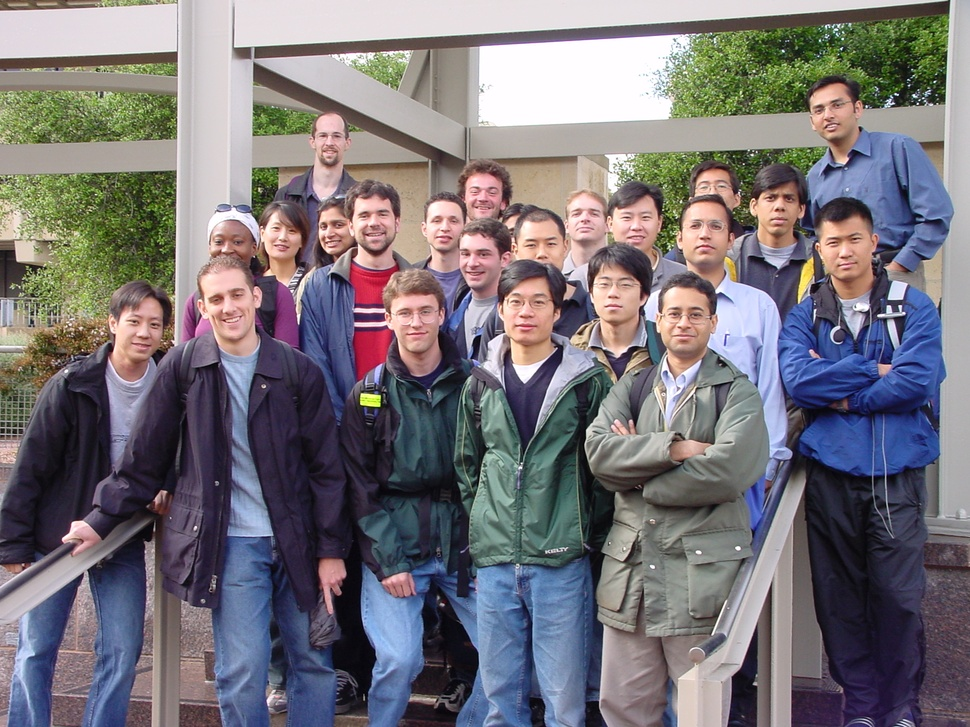
#> input picture Day 5/4. MAP Skin Detector/Face_Test_2.jpg, 970 x 727 px, shrunk from 1856 x 1392 before the run
$ python lab_day5_complete.py
#> lines starting #> are read from the running program, lines starting #| are printed output that depends on the picture; after the words box and inside, x2 and y2 are one past the last pixel; in counts of white or black regions, pixels touching at a corner belong together
import cv2
import matplotlib.pyplot as plt
import numpy as np

print("=== ĐANG CHẠY TOÀN BỘ BÀI LAB DAY 5 (ĐỦ 7 BÀI) ===")

# ==========================================
# 1. GRAYLEVEL THRESHOLDING (Phân ngưỡng mức xám)
# ==========================================
# Đọc ảnh xám
img_gray = cv2.imread("Day 5/2. Global Thresholding/paper.png", 0)
if img_gray is not None:
    # Phân ngưỡng mức xám cố định với ngưỡng T = 128
    _, graylevel_thresh = cv2.threshold(img_gray, 128, 255, cv2.THRESH_BINARY)
else:
    graylevel_thresh = np.zeros((100, 100), dtype=np.uint8)

# ==========================================
# 2. GLOBAL THRESHOLDING (Phân ngưỡng toàn cục - Otsu)
# ==========================================
if img_gray is not None:
    _, global_thresh = cv2.threshold(
        img_gray, 0, 255, cv2.THRESH_BINARY + cv2.THRESH_OTSU
    )
else:
    global_thresh = np.zeros((100, 100), dtype=np.uint8)

# ==========================================
# 3. LOCALLY ADAPTIVE THRESHOLDING (Thích nghi cục bộ)
# ==========================================
img_adaptive = cv2.imread(
    "Day 5/3. Locally Adaptive Thresholding/paper.png", 0
)
if img_adaptive is not None:
    adaptive_thresh = cv2.adaptiveThreshold(
        img_adaptive,
        255,
        cv2.ADAPTIVE_THRESH_GAUSSIAN_C,
        cv2.THRESH_BINARY,
        11,
        2,
    )
else:
    adaptive_thresh = np.zeros((100, 100), dtype=np.uint8)

# ==========================================
# 4. MAP SKIN DETECTOR (Phát hiện vùng da)
# ==========================================
test_skin_img = cv2.imread("Day 5/4. MAP Skin Detector/Face_Test_2.jpg")
#> test_skin_img is the input picture: shape (727, 970, 3); mean B, G, R 121.1, 115.6, 119.8
if test_skin_img is not None:
    test_ycrcb = cv2.cvtColor(test_skin_img, cv2.COLOR_BGR2YCrCb)
#> test_ycrcb: shape (727, 970, 3); mean of channels 0, 1, 2 117.5, 129.7, 130.1
    # Ngưỡng màu da tiêu chuẩn trong không gian YCrCb
    lower_skin = np.array([0, 133, 77], dtype=np.uint8)
    upper_skin = np.array([255, 173, 127], dtype=np.uint8)
    skin_mask = cv2.inRange(test_ycrcb, lower_skin, upper_skin)
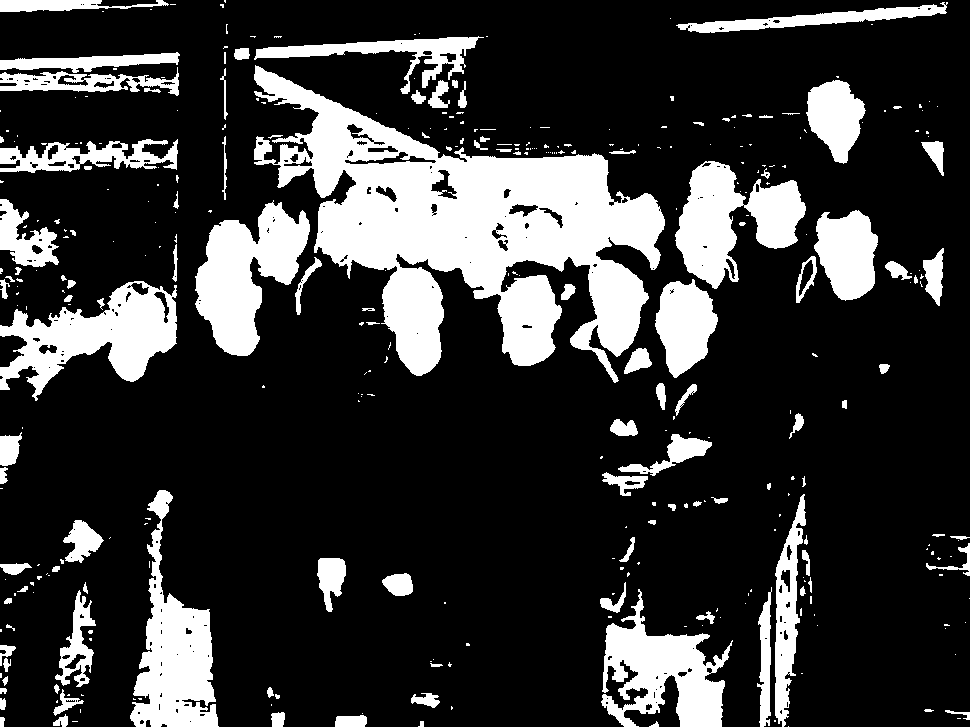
#> skin_mask: shape (727, 970); 21.3% white; 354 white regions (236 under 20 px), largest, box (x1, y1, x2, y2) and area: (254, 65, 665, 383) 54197, (0, 281, 177, 401) 9811, (195, 200, 310, 356) 9620
else:
    skin_mask = np.zeros((100, 100), dtype=np.uint8)

# ==========================================
# 5. REGION LABELING (Gắn nhãn vùng liên thông)
# ==========================================
num_labels, labels, stats, centroids = cv2.connectedComponentsWithStats(
    skin_mask, connectivity=8
)
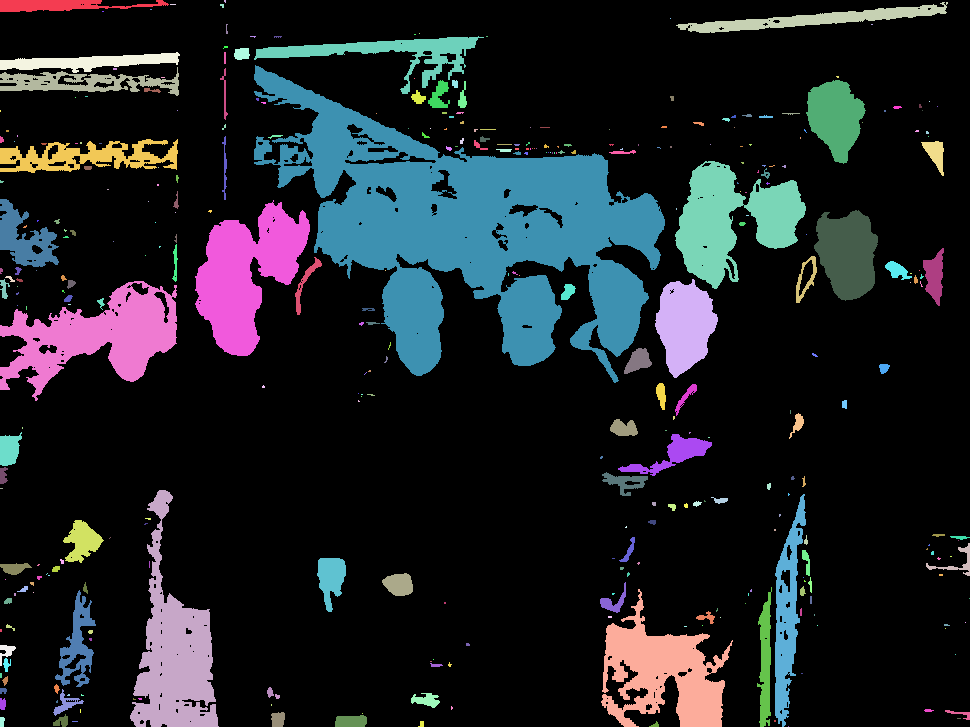
#> labels: shape (727, 970) int32; 355 distinct labels, from 0 to 354; one colour per label, 0 black
#> num_labels = 355; stats = 355 rows, first 6: [0, 0, 970, 727, 555094], [0, 0, 169, 12, 1237], [224, 0, 2, 3, 5], [676, 2, 272, 31, 2701], [170, 4, 6, 1, 6], [220, 4, 4, 4, 12]; centroids = 355 pairs, first value 0 to 969, second value 0.8 to 726
# Chuẩn hóa nhãn và áp dụng colormap để hiển thị màu sắc từng vùng (Đã fix lỗi kích thước)
norm_labels = cv2.normalize(labels, None, 0, 255, cv2.NORM_MINMAX).astype(
    np.uint8
)
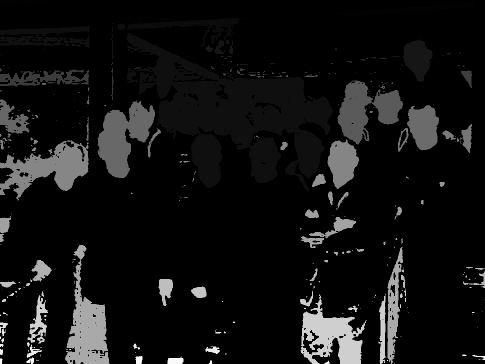
#> norm_labels: shape (727, 970) (shown at 1/2 size); min 0, max 255, mean 17.5
labeled_img = cv2.applyColorMap(norm_labels, cv2.COLORMAP_JET)
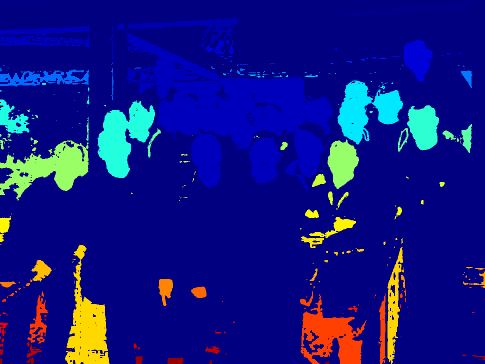
#> labeled_img: shape (727, 970, 3) (shown at 1/2 size); mean B, G, R 131.5, 22.4, 16.5
labeled_img[labels == 0] = [0, 0, 0]  # Đặt nền về màu đen
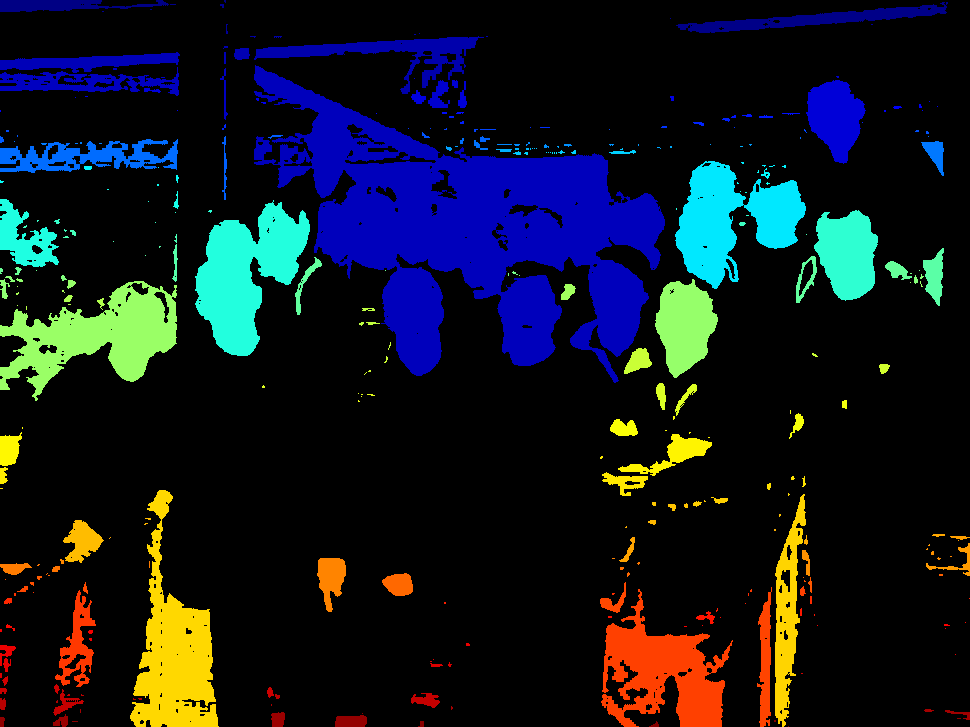
#> labeled_img: shape (727, 970, 3); mean B, G, R 30.8, 22.4, 16.5

# ==========================================
# 6 & 7. HOLE FILLING (Lấp đầy lỗ trống - 2 phần)
# ==========================================
img_hole1 = cv2.imread("Day 5/6. Hole Filling/paper.png", 0)
img_hole2 = cv2.imread("Day 5/7. Hole Filling/book.png", 0)


def perform_hole_filling(binary_img):
    if binary_img is None:
        return None
    _, bin_img = cv2.threshold(binary_img, 127, 255, cv2.THRESH_BINARY)
    h, w = bin_img.shape
    flood_filled = bin_img.copy()
    mask = np.zeros((h + 2, w + 2), np.uint8)
    cv2.floodFill(flood_filled, mask, (0, 0), 255)
    inverted_flood = cv2.bitwise_not(flood_filled)
    return cv2.bitwise_or(bin_img, inverted_flood)


filled_1 = perform_hole_filling(img_hole1)
filled_2 = perform_hole_filling(img_hole2)

# ==========================================
# HIỂN THỊ TẤT CẢ KẾT QUẢ TRỰC QUAN (ĐỦ 7 BÀI)
# ==========================================
plt.figure(figsize=(16, 10))

plt.subplot(2, 4, 1)
#> (the run stopped early here; a loop or call above may not have finished)

$ run again, with Day 5/4. MAP Skin Detector/Face_Test_1.jpg copied over Day 5/4. MAP Skin Detector/Face_Test_2.jpg
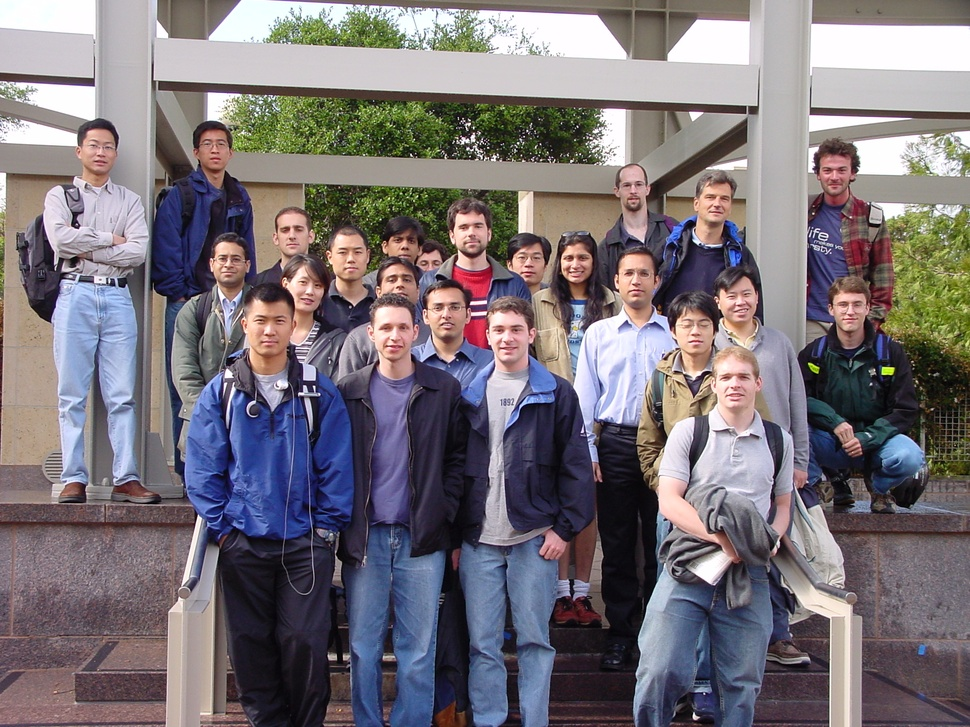
#> input picture Day 5/4. MAP Skin Detector/Face_Test_1.jpg, 970 x 727 px, shrunk from 1856 x 1392 before the run
#> test_skin_img is the input picture: shape (727, 970, 3); mean B, G, R 120.4, 114.7, 121.5
#> test_ycrcb: shape (727, 970, 3); mean of channels 0, 1, 2 117.4, 130.9, 129.7
#> skin_mask: shape (727, 970); 25% white; 465 white regions (315 under 20 px), largest, box (x1, y1, x2, y2) and area: (0, 127, 250, 727) 42378, (158, 81, 757, 382) 29054, (154, 102, 378, 376) 17889
#> `num_labels, labels, stats, centroids = cv2.connectedComponentsWithStat..`:
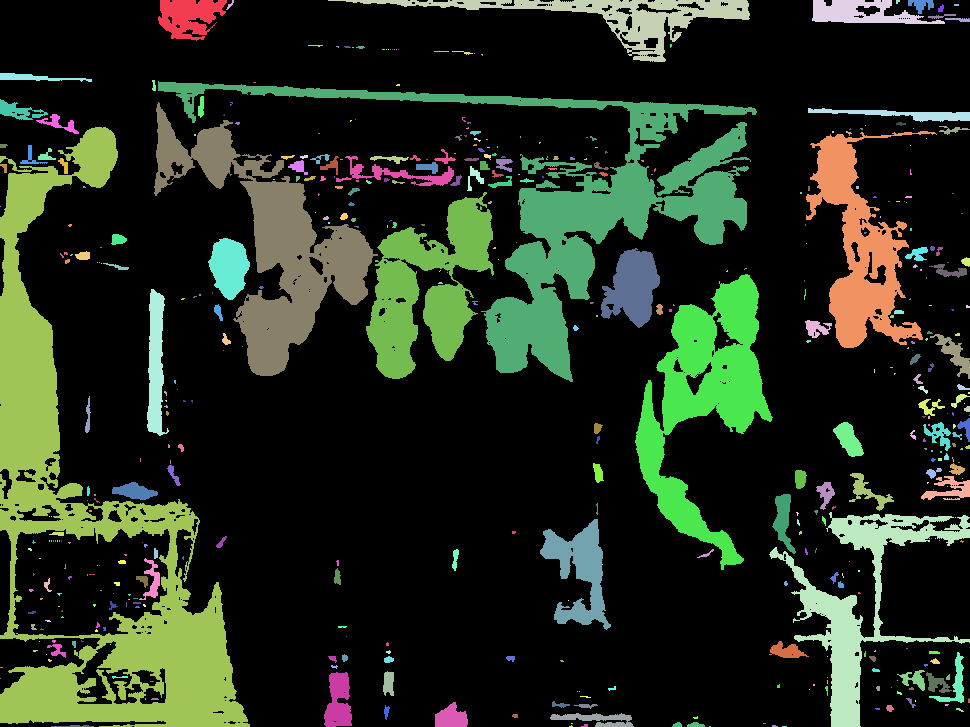
#> labels: shape (727, 970) int32; 466 distinct labels, from 0 to 465; one colour per label, 0 black
#> num_labels = 466; stats = 466 rows, first 6: [0, 0, 970, 727, 529167], [158, 0, 69, 41, 1865], [226, 0, 8, 10, 27], [328, 0, 422, 62, 5831], [812, 0, 133, 24, 1827], [896, 0, 4, 4, 12]; centroids = 466 pairs, first value 0 to 969, second value 1.17 to 726
#> `labeled_img[labels == 0] = [0, 0, 0]`:
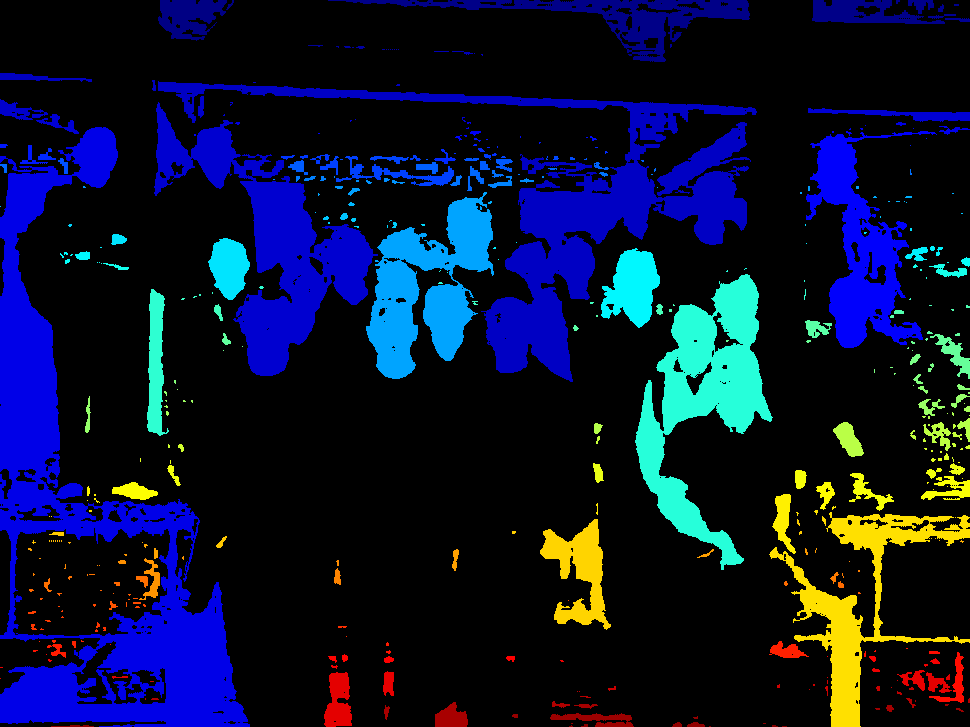
#> labeled_img: shape (727, 970, 3); mean B, G, R 47, 18.1, 9.5

$ run again, with Day 5/4. MAP Skin Detector/Face_Training_1.jpg copied over Day 5/4. MAP Skin Detector/Face_Test_2.jpg
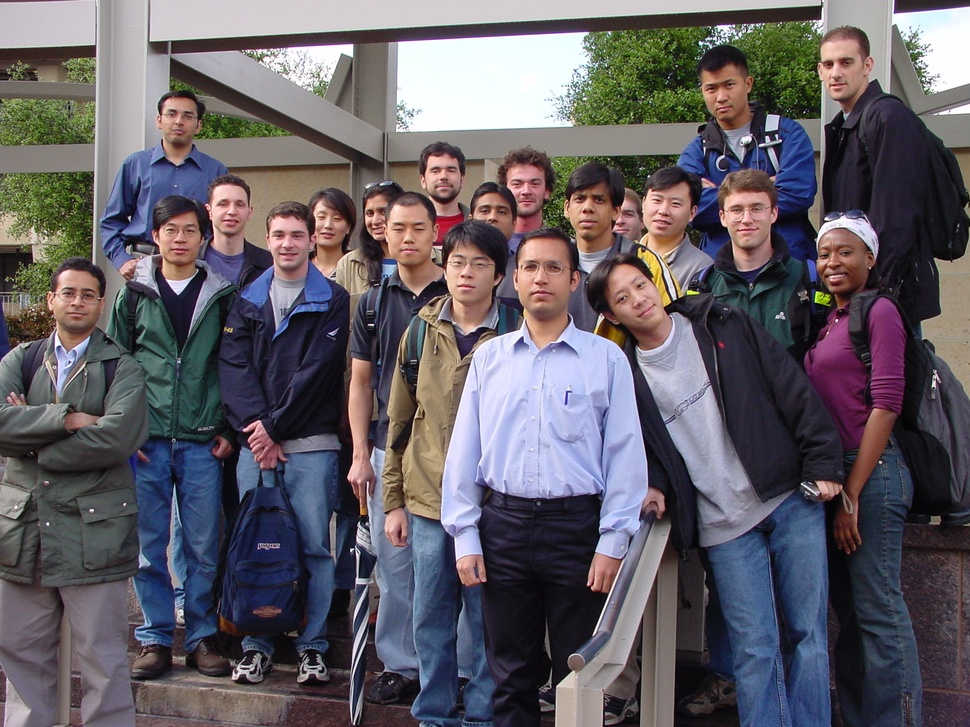
#> input picture Day 5/4. MAP Skin Detector/Face_Training_1.jpg, 970 x 727 px, shrunk from 1856 x 1392 before the run
#> test_skin_img is the input picture: shape (727, 970, 3); mean B, G, R 100.6, 93.4, 98.5
#> test_ycrcb: shape (727, 970, 3); mean of channels 0, 1, 2 95.8, 130, 130.7
#> skin_mask: shape (727, 970); 20.4% white; 358 white regions (239 under 20 px), largest, box (x1, y1, x2, y2) and area: (171, 60, 553, 546) 48790, (563, 178, 696, 351) 13078, (135, 674, 350, 727) 6949
#> `num_labels, labels, stats, centroids = cv2.connectedComponentsWithStat..`:
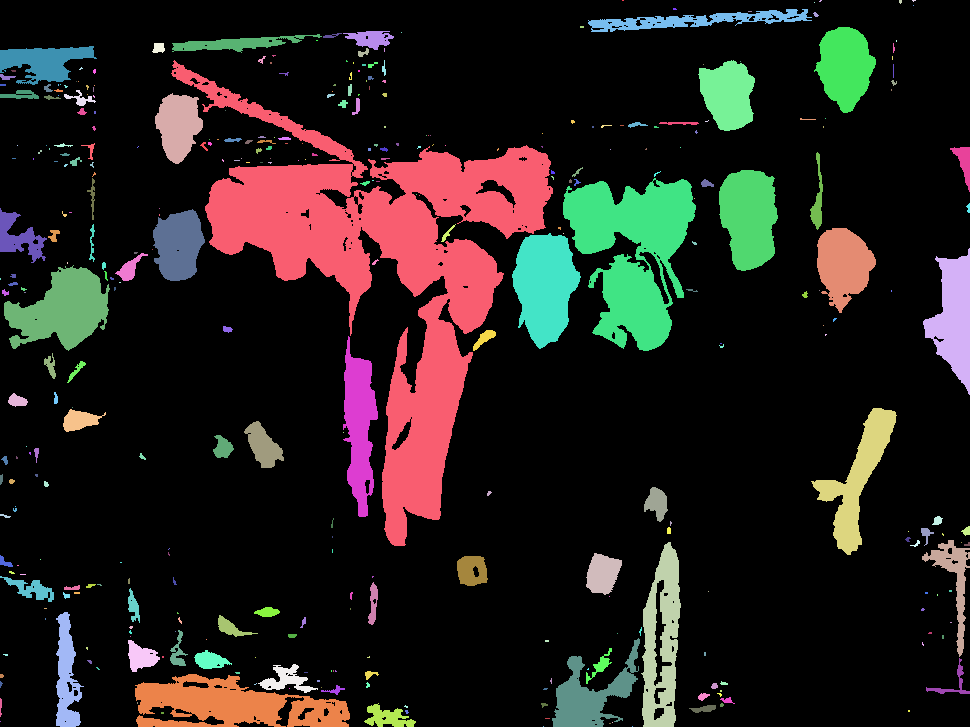
#> labels: shape (727, 970) int32; 359 distinct labels, from 0 to 358; one colour per label, 0 black
#> num_labels = 359; stats = 359 rows, first 6: [0, 0, 970, 727, 561143], [622, 0, 2, 1, 2], [819, 0, 3, 2, 4], [899, 0, 3, 4, 10], [912, 0, 4, 2, 5], [814, 2, 1, 1, 1]; centroids = 359 pairs, first value 0 to 968.1, second value 0 to 726
#> `labeled_img[labels == 0] = [0, 0, 0]`:
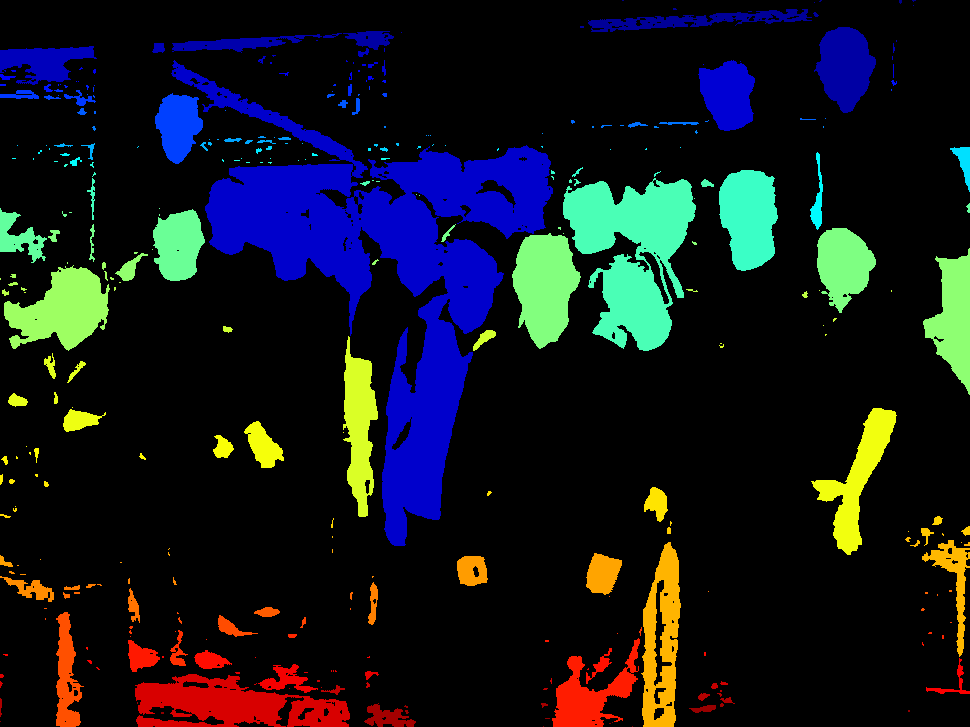
#> labeled_img: shape (727, 970, 3); mean B, G, R 28.1, 22.2, 18.6
